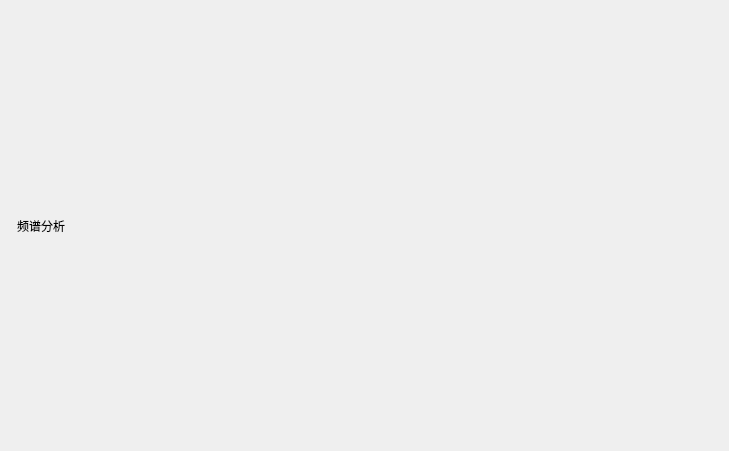
<?xml version="1.0" encoding="UTF-8"?>
<ui version="4.0">
 <class>SpectrumAnalysis</class>
 <widget class="QWidget" name="SpectrumAnalysis">
  <property name="geometry">
   <rect>
    <x>0</x>
    <y>0</y>
    <width>729</width>
    <height>451</height>
   </rect>
  </property>
  <property name="windowTitle">
   <string>频谱分析</string>
  </property>
  <layout class="QGridLayout" name="gridLayout_2">
   <item row="0" column="0">
    <layout class="QHBoxLayout" name="horizontalLayout_3">
     <property name="leftMargin">
      <number>6</number>
     </property>
     <property name="topMargin">
      <number>6</number>
     </property>
     <property name="rightMargin">
      <number>6</number>
     </property>
     <property name="bottomMargin">
      <number>6</number>
     </property>
     <item>
      <widget class="QLabel" name="titleLabel">
       <property name="text">
        <string>频谱分析</string>
       </property>
       <property name="alignment">
        <set>Qt::AlignCenter</set>
       </property>
      </widget>
     </item>
     <item>
      <spacer name="horizontalSpacer">
       <property name="orientation">
        <enum>Qt::Horizontal</enum>
       </property>
       <property name="sizeHint" stdset="0">
        <size>
         <width>40</width>
         <height>20</height>
        </size>
       </property>
      </spacer>
     </item>
    </layout>
   </item>
   <item row="1" column="0">
    <layout class="QGridLayout" name="gridLayout"/>
   </item>
  </layout>
 </widget>
 <layoutdefault spacing="6" margin="11"/>
 <resources/>
 <connections/>
</ui>
